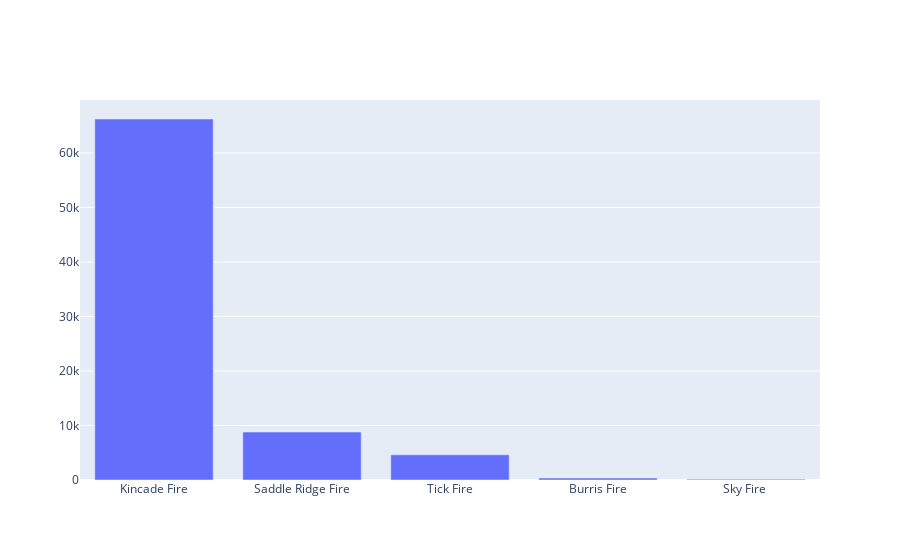

Source (notebook cell):
### Markdown cell above
# Plot Numeric Data

### Code cell
import plotly.graph_objects as go
fig = go.Figure(data=go.Bar(x=df['name'][:5], y=df['acres'][:5]))
fig.show()

### Figure 1 — Plotly figure (JSON) as saved in the notebook; plotly's stock layout.template omitted (floating-point values rounded to 4 significant figures)
{"data": [{"type": "bar", "x": ["Kincade Fire", "Saddle Ridge Fire", "Tick Fire", "Burris Fire", "Sky Fire "], "y": ["66231 ", "8799 ", "4615 ", "350 ", "150 "]}], "layout": {}}
